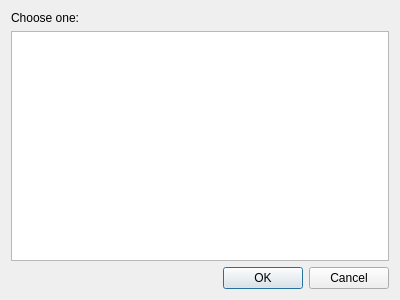
<?xml version="1.0" encoding="UTF-8"?>
<ui version="4.0">
 <class>ListBox</class>
 <widget class="QDialog" name="ListBox">
  <property name="geometry">
   <rect>
    <x>0</x>
    <y>0</y>
    <width>400</width>
    <height>300</height>
   </rect>
  </property>
  <property name="windowTitle">
   <string>Dialog</string>
  </property>
  <layout class="QVBoxLayout" name="verticalLayout">
   <item>
    <widget class="QLabel" name="label">
     <property name="text">
      <string>Choose one:</string>
     </property>
    </widget>
   </item>
   <item>
    <widget class="QListWidget" name="items"/>
   </item>
   <item>
    <widget class="QDialogButtonBox" name="buttonBox">
     <property name="orientation">
      <enum>Qt::Orientation::Horizontal</enum>
     </property>
     <property name="standardButtons">
      <set>QDialogButtonBox::StandardButton::Cancel|QDialogButtonBox::StandardButton::Ok</set>
     </property>
    </widget>
   </item>
  </layout>
 </widget>
 <resources/>
 <connections>
  <connection>
   <sender>buttonBox</sender>
   <signal>accepted()</signal>
   <receiver>ListBox</receiver>
   <slot>accept()</slot>
   <hints>
    <hint type="sourcelabel">
     <x>248</x>
     <y>254</y>
    </hint>
    <hint type="destinationlabel">
     <x>157</x>
     <y>274</y>
    </hint>
   </hints>
  </connection>
  <connection>
   <sender>buttonBox</sender>
   <signal>rejected()</signal>
   <receiver>ListBox</receiver>
   <slot>reject()</slot>
   <hints>
    <hint type="sourcelabel">
     <x>316</x>
     <y>260</y>
    </hint>
    <hint type="destinationlabel">
     <x>286</x>
     <y>274</y>
    </hint>
   </hints>
  </connection>
 </connections>
</ui>
